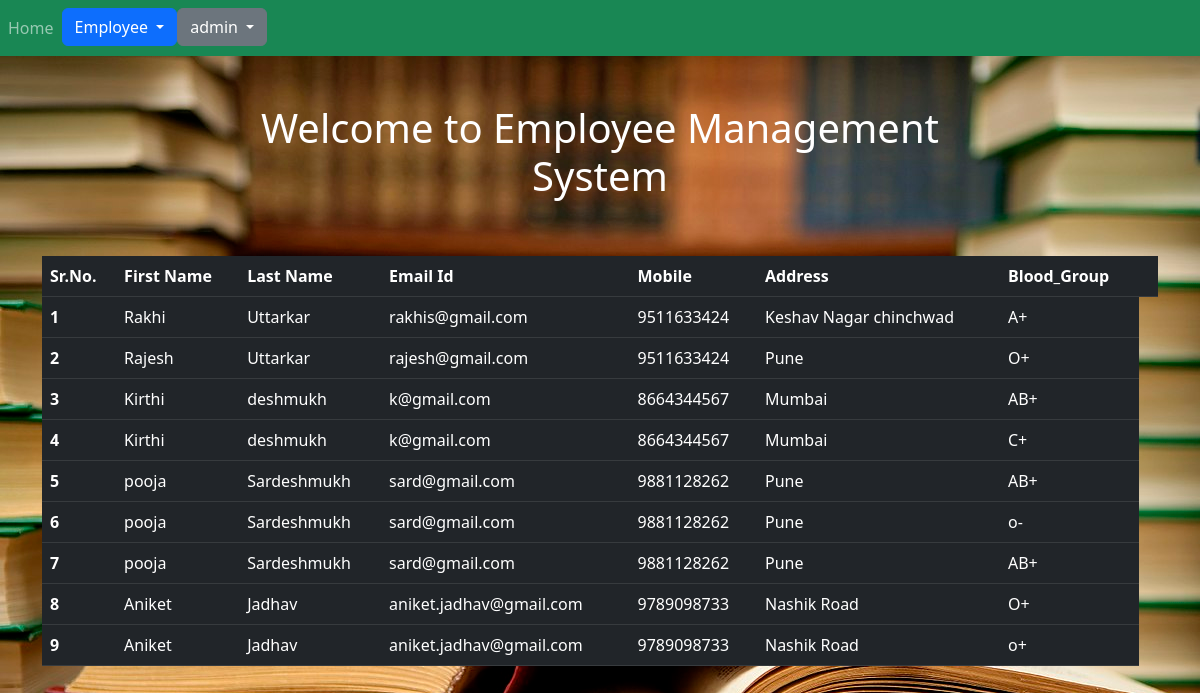
Screenshot of /Employee_detail/ (signed in) with the database file from the repository.
### app/models.py (models this page shows, shortened)
class EmployeeManagement(models.Model):
    First_name=models.CharField(max_length=30)
    last_name=models.CharField(max_length=30)
    EmailId=models.CharField(max_length=40)
    Mobile=models.IntegerField()
    Address=models.CharField(max_length=30)
    Blood_Group=models.CharField(max_length=30)

### app/views.py (the view)
# urls.py: path("Employee_detail/",Employee_detail.as_view(),name='Employee_detail'),
class Employee_detail(View):
    def get(self,request):
        employee_data=EmployeeManagement.objects.all()
        employee=len(employee_data)
        return render(request,'Employee_detail.html',{'Employee_data':employee_data,'Employee':employee})

### template/Employee_detail.html (shortened to what this page needs)
{% extends 'base.html' %}
{% block content %}
<div class="container">
    <div class="row justify-content-around my-5">
        <div class="col-sm-8">
            <h1 class="text-white text-center">Welcome to Employee Management System</h1>
        </div>
    </div>
    <table class="table table-dark">
        <thead>
          <tr>
            <th scope="col">Sr.No.</th>
            <th scope="col">First Name</th>
            <th scope="col">Last Name</th>
            <th scope="col">Email Id</th>
            <th scope="col">Mobile</th>
            <th scope="col">Address</th>
            <th scope="col">Blood_Group</th>
            <th scope="col"></th>
          </tr>
        </thead>
        <tbody>
            {% for employee in Employee_data %}
          <tr>
            <th scope="row">{{forloop.counter}}</th>
            <td>{{employee.First_name}}</td>
            <td>{{employee.last_name}}</td>
            <td>{{employee.EmailId}}</td>
            <td>{{employee.Mobile}}</td>
            <td>{{employee.Address}}</td>
            <td>{{employee.Blood_Group}}</td>
          {% endfor %}
        </tbody>
      </table>
</div>
{% endblock content %}

### template/nav.html (shortened to what this page needs)
<nav class="navbar navbar-expand-sm bg-success navbar-dark">
  <div class="collapse navbar-collapse" id="navbarText">
    <ul class="navbar-nav mr-auto">
      {% if request.user.is_authenticated %}
      <li class="nav-item active">
        <a class="nav-link" href="{% url 'home' %}">Home</a>
      </li>
      <div class="dropdown">
        <button type="button" class="btn btn-primary dropdown-toggle" data-bs-toggle="dropdown">
          Employee
        </button>
      </div>
      <div class="dropdown">
        <button class="btn btn-secondary dropdown-toggle" type="button" id="dropdownMenuButton1" data-bs-toggle="dropdown" aria-expanded="false">
          {{request.user}}
        </button>
      </div>
      {% endif %}
    </ul>
  </div>
</nav>

### static/css/base.css (style rules this page uses)
body { background-color: skyblue; background-image: url(/static/Images/b1.jpg); }

### rows the page displays
EmployeeManagement: First_name "Rakhi", last_name "Uttarkar", EmailId "rakhis@gmail.com", Mobile "9511633424", Address "Keshav Nagar chinchwad", Blood_Group "A+"
EmployeeManagement: First_name "Rajesh", last_name "Uttarkar", EmailId "rajesh@gmail.com", Mobile "9511633424", Address "Pune", Blood_Group "O+"
EmployeeManagement: First_name "Kirthi", last_name "deshmukh", EmailId "k@gmail.com", Mobile "8664344567", Address "Mumbai", Blood_Group "AB+"
EmployeeManagement: First_name "Kirthi", last_name "deshmukh", EmailId "k@gmail.com", Mobile "8664344567", Address "Mumbai", Blood_Group "C+"
EmployeeManagement: First_name "pooja", last_name "Sardeshmukh", EmailId "sard@gmail.com", Mobile "9881128262", Address "Pune", Blood_Group "AB+"
EmployeeManagement: First_name "pooja", last_name "Sardeshmukh", EmailId "sard@gmail.com", Mobile "9881128262", Address "Pune", Blood_Group "o-"
EmployeeManagement: First_name "pooja", last_name "Sardeshmukh", EmailId "sard@gmail.com", Mobile "9881128262", Address "Pune", Blood_Group "AB+"
EmployeeManagement: First_name "Aniket", last_name "Jadhav", EmailId "aniket.jadhav@gmail.com", Mobile "9789098733", Address "Nashik Road", Blood_Group "O+"
EmployeeManagement: First_name "Aniket", last_name "Jadhav", EmailId "aniket.jadhav@gmail.com", Mobile "9789098733", Address "Nashik Road", Blood_Group "o+"

### other values shown
{{ request.user }} "admin"
